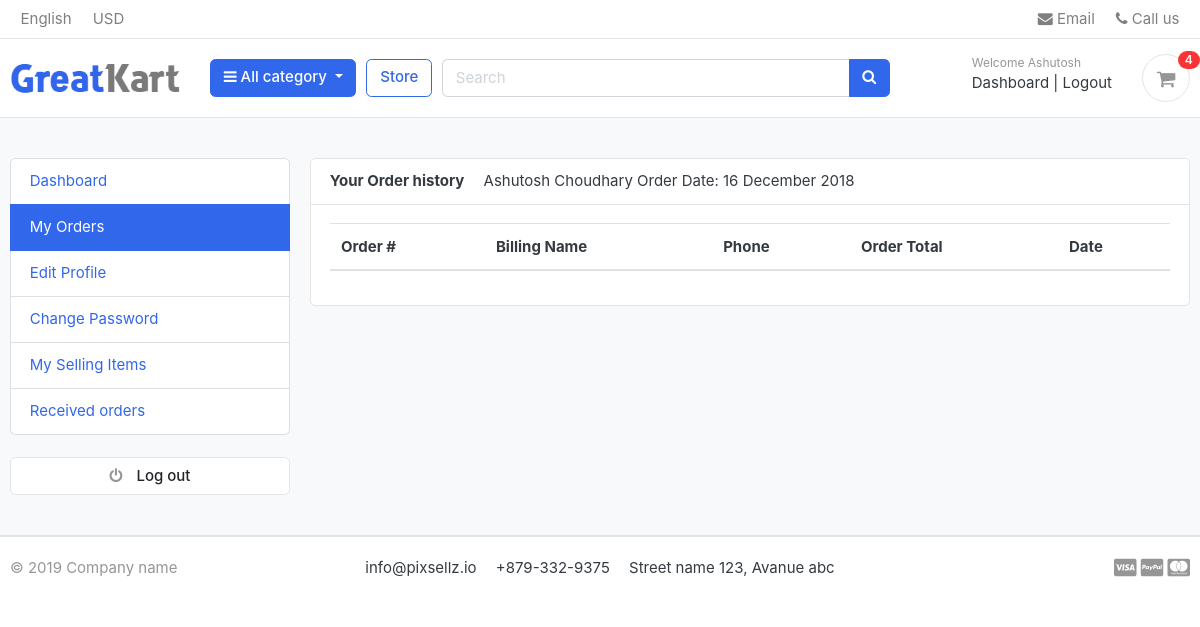
Before: /accounts/my_orders/ (signed in) with the older database file.
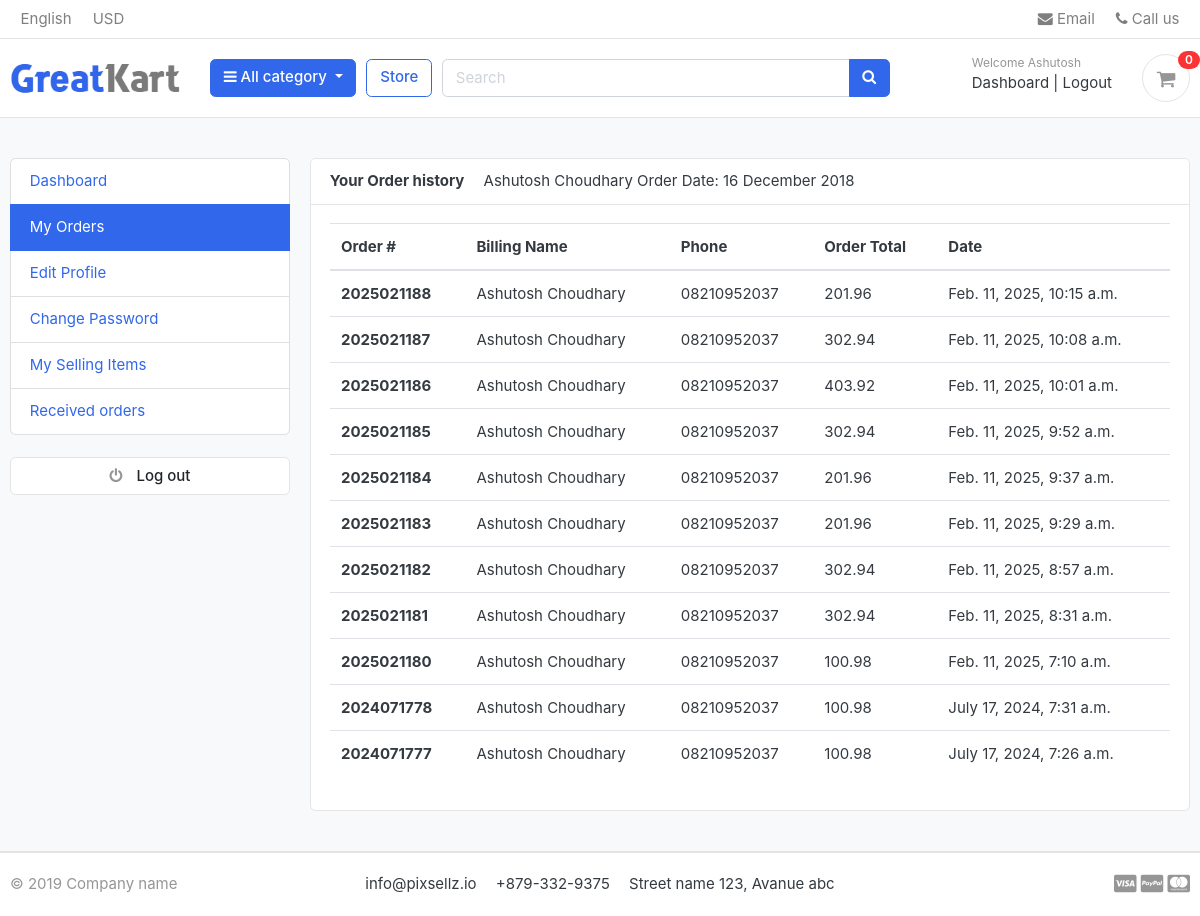
After: the same page with the newer database file.
### accounts/models.py (models this page shows, shortened)
class Account(AbstractBaseUser):
    first_name=models.CharField(max_length=50)
    last_name=models.CharField(max_length=50)
    username=models.CharField(max_length=50, unique=True)
    email=models.EmailField(max_length=100, unique=True)
    phone_number=models.CharField(max_length=50)
    date_joined=models.DateField(auto_now_add=True)
    last_login=models.DateField(auto_now_add=True)
    is_admin=models.BooleanField(default=False)
    is_staff=models.BooleanField(default=False)
    is_active=models.BooleanField(default=False)
    is_superadmin=models.BooleanField(default=False)
    USERNAME_FIELD = 'email'
    REQUIRED_FIELDS = ['username', 'first_name', 'last_name']
    objects=MyAccountManager()
    def full_name(self):
        return f'{self.first_name} {self.last_name}'

### orders/models.py (models this page shows, shortened)
class Order(models.Model):
    STATUS=(
        ('New', 'New'),
        ('Accepted', 'Accepted'),
        ('Completed', 'Completed'),
        ('Cancelled', 'Cancelled')
    )
    user=models.ForeignKey(Account, on_delete=models.SET_NULL, null=True)
    payment=models.ForeignKey(Payment, on_delete=models.SET_NULL, blank=True, null=True)
    order_number=models.CharField(max_length=20)
    first_name=models.CharField(max_length=50)
    last_name=models.CharField(max_length=50)
    phone=models.CharField(max_length=15)
    email=models.EmailField(max_length=50)
    address_line_1=models.CharField(max_length=50)
    address_line_2=models.CharField(max_length=50, blank=True)
    country=models.CharField(max_length=50)
    state=models.CharField(max_length=50)
    city=models.CharField(max_length=50)
    order_note=models.CharField(max_length=100, blank=True)
    order_total=models.FloatField()
    tax=models.FloatField()
    status=models.CharField(max_length=10, choices=STATUS, default='New')
    ip=models.CharField(blank=True, max_length=20)
    is_ordered=models.BooleanField(default=False)
    created_at=models.DateTimeField(auto_now_add=True)
    updated_at=models.DateTimeField(auto_now=True)
    def full_name(self):
        return f'{self.first_name} {self.last_name}'

### accounts/views.py (the view)
# urls.py: path('my_orders/', views.my_orders, name='my_orders'),
def my_orders(request):
    orders=Order.objects.filter(user=request.user, is_ordered=True).order_by('-created_at')
    context = {
        'orders':orders
    }
    return render(request, 'accounts/my_orders.html', context)

### carts/context_processors.py (called while the page is built)
def counter(request):
    cart_count=0
    if 'admin' in request.path:
        return {}
    else:
        try:
            cart=Cart.objects.filter(cart_id=_cart_id(request))
            if request.user.is_authenticated:
                cart_items= CartItem.objects.all().filter(user=request.user)
            else:
                cart_items= CartItem.objects.all().filter(cart=cart[:1])
            for cart_item in cart_items:
                cart_count=cart_count+cart_item.quantity
        except Cart.DoesNotExist:
            cart_count=0
    return dict(cart_count= cart_count)

### carts/views.py (called while the page is built)
def _cart_id(request):
    cart=request.session.session_key
    if not cart:
        cart=request.session.create()
    return cart

### category/context_processors.py (called while the page is built)
def menu_links(request):
    links=Category.objects.all()
    return dict(links=links)

### category/models.py (called while the page is built)
    def get_url(self):
        return reverse('products_by_category', args=[self.slug])

### templates/accounts/my_orders.html (shortened to what this page needs)
{% extends 'base.html' %}
{% block content %}
<section class="section-conten padding-y bg">
    <div class="container">
        <div class="row">
        {% include 'includes/dashboard_sidebar.html' %}
        <main class="col-md-9">
            <article class="card">
            <header class="card-header">
                <strong class="d-inline-block mr-3">Your Order history </strong>
                <span>{{user.full_name}}</span>
                <span>Order Date: 16 December 2018</span>
            </header>
            <div class="card-body">
                <div class="row">
                    <div class="col-md-12">
                        <table class="table table-hover">
                            <thead>
                              <tr>
                                <th scope="col">Order #</th>
                                <th scope="col">Billing Name</th>
                                <th scope="col">Phone</th>
                                <th scope="col">Order Total</th>
                                <th scope="col">Date</th>
                              </tr>
                            </thead>
                            <tbody>
                                {% for order in orders %}
                              <tr>
                                <th scope="row">{{order.order_number}}</th>
                                <td>{{order.full_name}}</td>
                                <td>{{order.phone}}</td>
                                <td>{{order.order_total}}</td>
                                <td>{{order.created_at}}</td>
                              </tr>
                              {% endfor %}
                            </tbody>
                          </table>
                    </div>
                </div>
            </div>
            </article>
        </main>
    </div>
    </div>
    </section>
{% endblock %}

### templates/base.html (shortened to what this page needs)
{% load static %}
<!DOCTYPE HTML>
<html lang="en">
<head>
<link href="{% static 'css/bootstrap.css' %}" rel="stylesheet" type="text/css"/>
<link href="{% static 'fonts/fontawesome/css/all.min.css' %}" type="text/css" rel="stylesheet">
<link href="{% static 'css/ui.css' %}" rel="stylesheet" type="text/css"/>
<link href="{% static 'css/responsive.css' %}" rel="stylesheet" media="only screen and (max-width: 1200px)" />
<link href="{% static 'css/custom.css' %}" rel="stylesheet" type="text/css"/>
<link rel="stylesheet" href="https://cdnjs.cloudflare.com/ajax/libs/font-awesome/4.7.0/css/font-awesome.min.css">
</head>
<body>
{% include 'includes/navbar.html' %}
{% block content %}
{% endblock %}
{% include 'includes/footer.html' %}

### templates/includes/navbar.html (shortened to what this page needs)
{% load static %}
<header class="section-header">
    <nav class="navbar p-md-0 navbar-expand-sm navbar-light border-bottom">
    <div class="container">
      <div class="collapse navbar-collapse" id="navbarTop4">
        <ul class="navbar-nav mr-auto">
            <li class="nav-item dropdown">
                 <a href="#" class="nav-link">   English </a>
            </li>
            <li class="nav-item dropdown">
                <a href="#" class="nav-link"> USD </a>
            </li>
        </ul>
        <ul class="navbar-nav">
            <li><a href="#" class="nav-link"> <i class="fa fa-envelope"></i> Email </a></li>
            <li><a href="#" class="nav-link"> <i class="fa fa-phone"></i> Call us </a></li>
        </ul>
      </div>
    </div>
    </nav>
    <section class="header-main border-bottom">
        <div class="container">
    <div class="row align-items-center">
        <div class="col-lg-2 col-md-3 col-6">
            <a href="{% url 'home' %}" class="brand-wrap">
                <img class="logo" src="{% static './images/logo.png'%}">
            </a>
        </div>
        <div class="col-lg col-sm col-md col-6 flex-grow-0">
            <div class="category-wrap dropdown d-inline-block float-right">
                <button type="button" class="btn btn-primary dropdown-toggle" data-toggle="dropdown">
                    <i class="fa fa-bars"></i> All category
                </button>
            </div>
        </div>
        <a href="{% url 'store' %}" class="btn btn-outline-primary">Store</a>
        <div class="col-lg  col-md-6 col-sm-12 col">
            <form action="{% url 'search' %}" class="search" method="GET">
                <div class="input-group w-100">
                    <input type="text" class="form-control" style="width:60%;" placeholder="Search" name="keyword">
                    <div class="input-group-append">
                      <button class="btn btn-primary" type="submit">
                        <i class="fa fa-search"></i>
                      </button>
                    </div>
                </div>
            </form>
        </div>
        <div class="col-lg-3 col-sm-6 col-8 order-2 order-lg-3">
                    <div class="d-flex justify-content-end mb-3 mb-lg-0">
                        {% if user.id is None %}
                        <div class="widget-header">
                            <small class="title text-muted">Welcome guest!</small>
                            <div>
                                <a href="{% url 'login' %}">Sign in</a> <span class="dark-transp"> | </span>
                                <a href="{% url 'register' %}"> Register</a>
                            </div>
                        </div>
                        {% else %}
                        <div class="widget-header">
                            <small class="title text-muted">Welcome {{user.first_name}}</small>
                            <div>
                                <a href="{% url 'dashboard' %}">Dashboard</a> <span class="dark-transp"> | </span>
                                <a href="{% url 'logout' %}">Logout</a>
                            </div>
                        </div>
                        {% endif %}
                        <a href="{% url 'cart' %}" class="widget-header pl-3 ml-3">
                            <div class="icon icon-sm rounded-circle border"><i class="fa fa-shopping-cart"></i></div>
                            <span class="badge badge-pill badge-danger notify">{{cart_count}}</span>
                        </a>
                    </div>
                </div>
    </div>
        </div>
    </section>
    </header>

### templates/includes/dashboard_sidebar.html
<aside class="col-md-3">
    <ul class="list-group">
        <a class="list-group-item {% if '/accounts/' == request.path %}active{% endif %}" href="{% url 'dashboard' %}"> Dashboard </a>
        <a class="list-group-item {% if '/my_orders/' in request.path %}active{% endif %}" href="{% url 'my_orders' %}"> My Orders </a>
        <a class="list-group-item" href="#"> Edit Profile </a>
        <a class="list-group-item" href="#"> Change Password </a>
        <a class="list-group-item" href="#"> My Selling Items </a>
        <a class="list-group-item" href="#"> Received orders </a>
    </ul>
    <br>
    <a class="btn btn-light btn-block" href="{% url 'logout' %}"> <i class="fa fa-power-off"></i> <span class="text">Log out</span> </a>
</aside>

### templates/includes/footer.html
<footer class="section-footer border-top">
	<div class="container">
		<section class="footer-bottom border-top row">
			<div class="col-md-2">
				<p class="text-muted"> &copy 2019 Company name </p>
			</div>
			<div class="col-md-8 text-md-center">
				<span  class="px-2">info@pixsellz.io</span>
				<span  class="px-2">+879-332-9375</span>
				<span  class="px-2">Street name 123, Avanue abc</span>
			</div>
			<div class="col-md-2 text-md-right text-muted">
				<i class="fab fa-lg fa-cc-visa"></i>
				<i class="fab fa-lg fa-cc-paypal"></i>
				<i class="fab fa-lg fa-cc-mastercard"></i>
			</div>
		</section>
	</div>
</footer>

### static/css/ui.css (style rules this page uses)
html { font-family: "Inter", sans-serif; font-size: 15px; }
.icon-xs, .icon-sm, .icon-md, .icon-lg { display: inline-block; text-align: center; flex-shrink: 0; flex-grow: 0; }
.icon-sm { width: 48px; height: 48px; line-height: 48px !important; font-size: 20px; }
.padding-y { padding-top: 40px; padding-bottom: 40px; }
article:after, .form-group:after { display: block; clear: both; content: ""; }
.bg { background-color: #f8f9fa; }
p:last-child { margin-bottom: 0; }
.header-main { position: relative; padding-top: 1rem; padding-bottom: 1rem; }
.brand-wrap .logo, .navbar-brand .logo { margin-right: 7px; max-height: 42px; display: inline-block; }
.widget-header { display: inline-block; vertical-align: middle; position: relative; }
.widget-header a { color: #343a40; }
.widget-header i { color: #969696; }
.widget-header .title { display: block; }
.widget-header .notify { position: absolute; top: -3px; right: -10px; }
.footer-bottom { padding-top: 20px; padding-bottom: 20px; }
.btn-light { background-color: #fff; border-color: #e4e4e4; }
.btn-light i { color: #969696; }
.btn i + .text { margin-left: 10px; }
.notify { position: absolute; top: -4px; right: -10px; display: inline-block; padding: 0.25em 0.6em; font-size: 12px; line-height: 1; text-align: center; border-radius: 3rem; color: #fff; background-color: #fa3434; }

Changed rows visible on the page:
added Order: order_number "2025021188", full_name "Ashutosh Choudhary", phone "08210952037", order_total "201.96", created_at "Feb. 11, 2025, 10:15 a.m."
added Order: order_number "2025021187", full_name "Ashutosh Choudhary", phone "08210952037", order_total "302.94", created_at "Feb. 11, 2025, 10:08 a.m."
added Order: order_number "2025021186", full_name "Ashutosh Choudhary", phone "08210952037", order_total "403.92", created_at "Feb. 11, 2025, 10:01 a.m."
added Order: order_number "2025021185", full_name "Ashutosh Choudhary", phone "08210952037", order_total "302.94", created_at "Feb. 11, 2025, 9:52 a.m."
added Order: order_number "2025021184", full_name "Ashutosh Choudhary", phone "08210952037", order_total "201.96", created_at "Feb. 11, 2025, 9:37 a.m."
added Order: order_number "2025021183", full_name "Ashutosh Choudhary", phone "08210952037", order_total "201.96", created_at "Feb. 11, 2025, 9:29 a.m."
added Order: order_number "2025021182", full_name "Ashutosh Choudhary", phone "08210952037", order_total "302.94", created_at "Feb. 11, 2025, 8:57 a.m."
added Order: order_number "2025021181", full_name "Ashutosh Choudhary", phone "08210952037", order_total "302.94", created_at "Feb. 11, 2025, 8:31 a.m."
added Order: order_number "2025021180", full_name "Ashutosh Choudhary", phone "08210952037", order_total "100.98", created_at "Feb. 11, 2025, 7:10 a.m."
added Order: order_number "2024071778", full_name "Ashutosh Choudhary", phone "08210952037", order_total "100.98", created_at "July 17, 2024, 7:31 a.m."
added Order: order_number "2024071777", full_name "Ashutosh Choudhary", phone "08210952037", order_total "100.98", created_at "July 17, 2024, 7:26 a.m."
Other visible differences:
{{ cart_count }}: "4" → "0"
